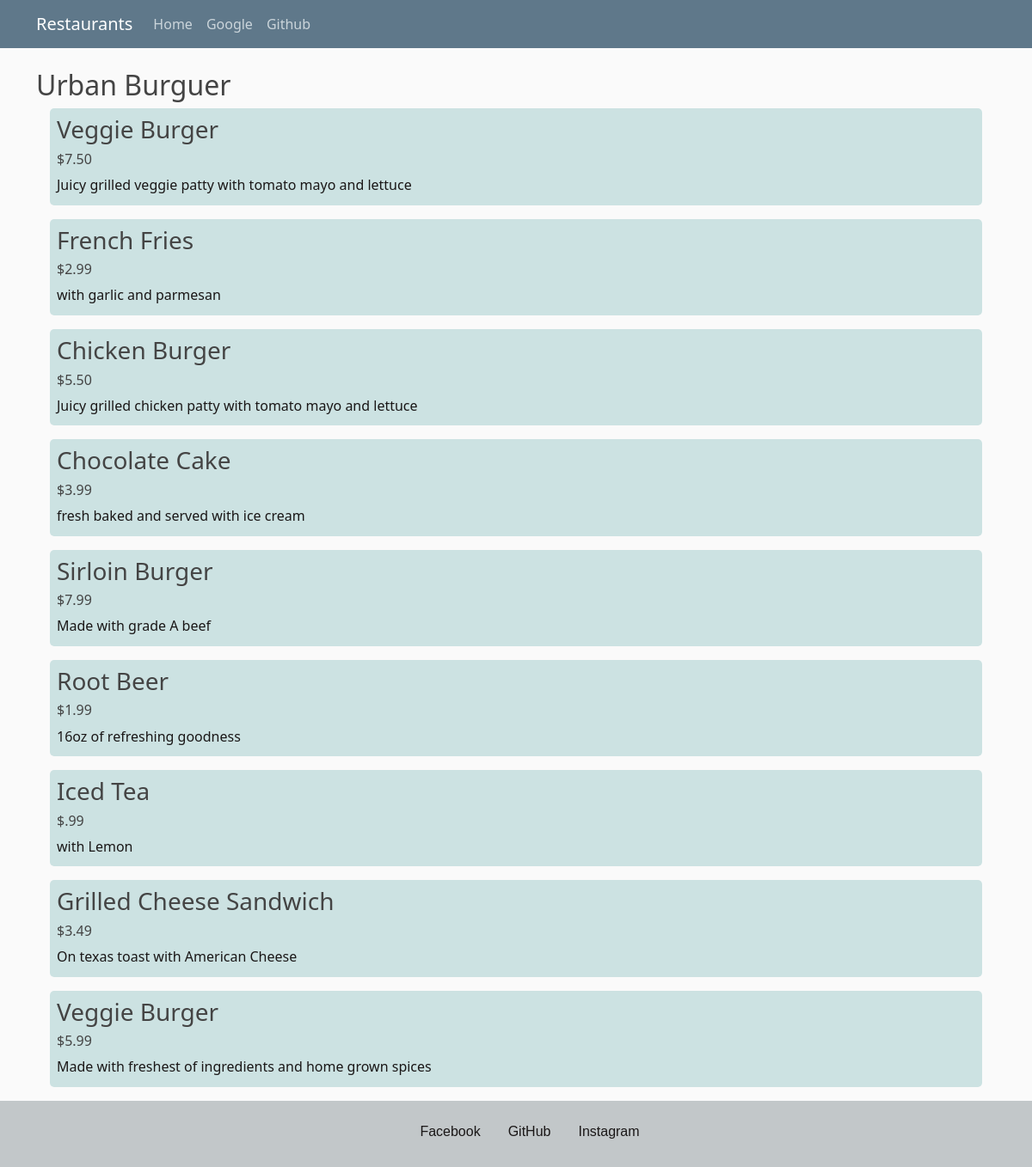
/restaurant/1/menu, run on an earlier commit of the app's database.
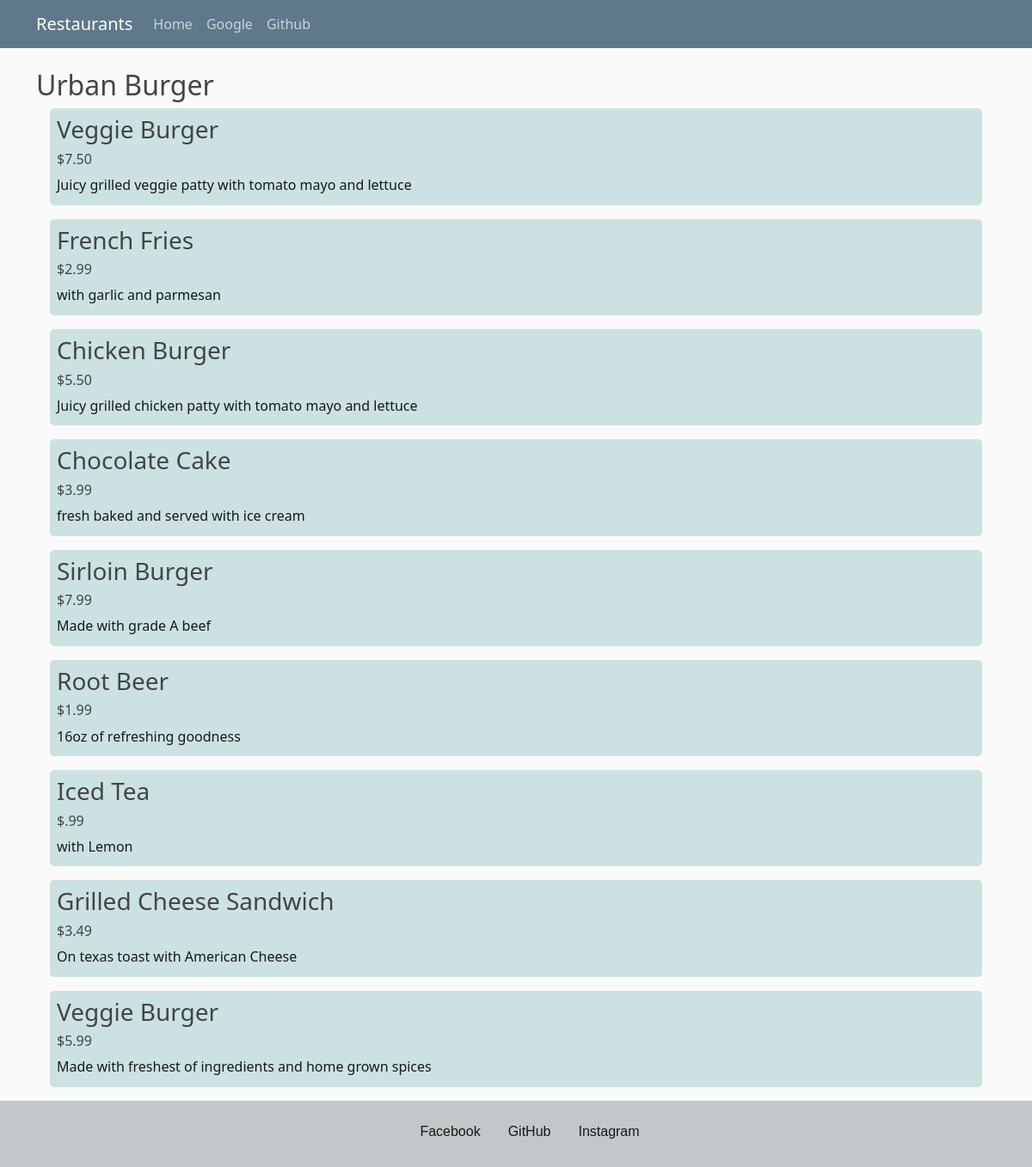
And on a later commit of the database.
### restaurant_appf/models.py (models this page shows, shortened)
class Restaurant(db.Model):
    __tablename__ = 'restaurant'
    id = db.Column(db.Integer, primary_key=True)
    name = db.Column(db.String(250), nullable=False)
    user_id = db.Column(db.Integer, db.ForeignKey('user.id'))
    user = db.relationship(User)

class MenuItem(db.Model):
    __tablename__ = 'menu_item'
    name = db.Column(db.String(80), nullable=False)
    id = db.Column(db.Integer, primary_key=True)
    description = db.Column(db.String(250))
    price = db.Column(db.String(8))
    course = db.Column(db.String(250))
    restaurant_id = db.Column(db.Integer, db.ForeignKey('restaurant.id'))
    restaurant = db.relationship(Restaurant)
    user_id = db.Column(db.Integer, db.ForeignKey('user.id'))
    user = db.relationship(User)

### restaurant_appf/routes.py (the view)
@app.route('/restaurant/<int:restaurant_id>')
@app.route('/restaurant/<int:restaurant_id>/menu')
def show_menu(restaurant_id):
    restaurant = db.session.query(Restaurant).filter_by(id=restaurant_id).first()
    items = db.session.query(MenuItem).filter_by(restaurant_id=restaurant.id)
    return render_template('menu_restaurant.html', restaurant_id=restaurant_id, items=items, restaurant=restaurant)

### restaurant_appf/templates/menu_restaurant.html (shortened to what this page needs)
{% extends "layout.html" %}
{% block content %}
<div class="main">
  <h2>{{ restaurant.name }}</h2>
  {% for i in items %}
    <div class="menu_item">
      <span><h3>{{ i.name }}</h3></span>
      <span><h6>{{ i.price }}</h6></span>
      <span><p>{{ i.description }}</p></span>
    </div>
  {% endfor %}
</div>
{% endblock %}

### restaurant_appf/templates/layout.html (shortened to what this page needs)
<!DOCTYPE html>
<html lang="en">
  <head>
    <link href="https://cdn.jsdelivr.net/npm/bootstrap@5.1.3/dist/css/bootstrap.min.css" rel="stylesheet">
    <link rel="stylesheet" type="text/css" href="{{ url_for('static', filename='styles.css') }}">
  </head>
  <header class="site-header">
    <nav class="navbar navbar-expand-md navbar-dark bg-steel fixed-top">
      <div class="container">
        <a class="navbar-brand mr-4" href="{{ url_for('show_restaurants') }}">Restaurants</a>
        <div class="collapse navbar-collapse" id="navbarToggle">
          <div class="navbar-nav mr-auto">
            <a class="nav-item nav-link" href="{{ url_for('show_restaurants') }}">Home</a>
          </div>
          <div class="navbar-nav">
            {% if current_user.is_authenticated %}
            <a class="nav-item nav-link" href="{{ url_for('logout') }}">Logout</a>
            {% else %}
            <a class="nav-item nav-link" href="{{ url_for('glogin') }}">Google</a>
            <a class="nav-item nav-link" href="{{ url_for('github_login') }}">Github</a>
            {% endif %}
          </div>
        </div>
      </div>
    </nav>
  </header>
  <body>
    <main role="main" class="container">
      {% block content %}{% endblock %}
    </main>
  </body>
  <footer>
    <div class="socials">
      <a href="https://www.facebook.com/sergiomacomberc1/" class="facebook">Facebook</a>
      <a href="https://github.com/DnaCyphers" class="github">GitHub</a>
      <a href="https://www.instagram.com/sergio_guzmannc/?hl=es-la" class="instagram">Instagram</a>
    </div>
  </footer>
</html>

### restaurant_appf/static/styles.css (style rules this page uses)
body { background: #fafafa; color: #333333; margin-top: 5rem; }
h1, h2, h3, h4, h5, h6 { color: #444444; }
.bg-steel { background-color: #5f788a; }
.site-header .navbar-nav .nav-link { color: #cbd5db; }
p { margin-bottom: 3.5px; font-weight: 480; }
.main_div, .menu_item, .show_restaurants { background-color: rgb(204, 226, 226); border-radius: 5px; margin: 1em; padding: 8px; }
span { margin: 0; font-weight: 500; }
.menu_item { margin-bottom: none; margin-top: 5px; color: #1a1717; }
a { text-decoration: none; }
footer { background-color: #c2c7c9; align-items: center; padding: 1.5em; }
.facebook, .github, .instagram { text-decoration: none; margin-bottom: 5px; margin-left: 2em; font-family: Verdana, Geneva, Tahoma, sans-serif; color: #1a1717; }
.socials, .login, .local_login { display: flex; justify-content: center; align-items: center; }

What changed in the data, as far as the page shows it:
changed Restaurant: name "Urban Burguer" → "Urban Burger"
